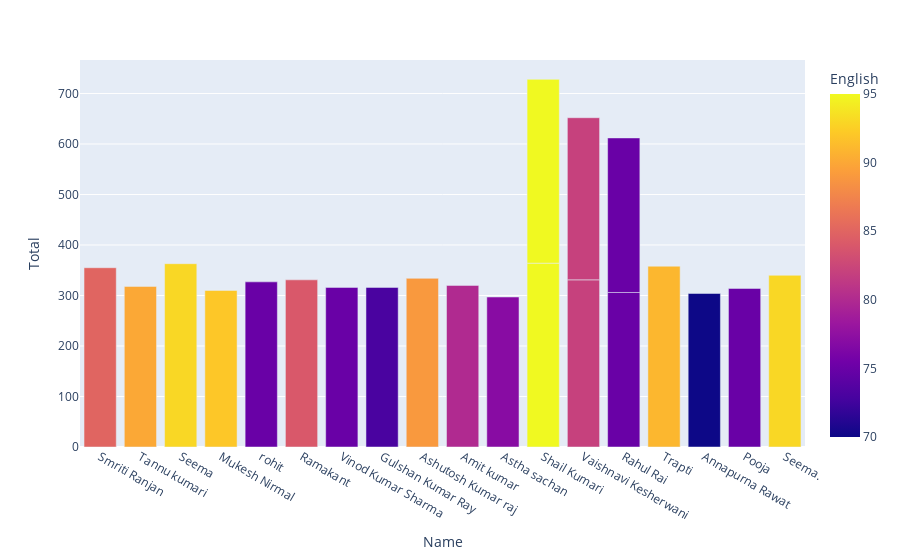

The cell this chart's notebook holds for it:
### Code cell
px.bar(df ,x='Name', y ='Total', color='English')

### Figure 1 — Plotly figure (JSON) as saved in the notebook; plotly's stock layout.template omitted (floating-point values rounded to 4 significant figures)
{"data": [{"alignmentgroup": "True", "hovertemplate": "Name=%{x}<br>Total=%{y}<br>English=%{marker.color}<extra></extra>", "legendgroup": "", "marker": {"color": [85, 90, 93, 92, 75, 84, 75, 73, 89, 80, 77, 95, 82, 75, 91, 70, 75, 93, 95, 82, 75], "coloraxis": "coloraxis", "pattern": {"shape": ""}}, "name": "", "offsetgroup": "", "orientation": "v", "showlegend": false, "textposition": "auto", "type": "bar", "x": ["Smriti Ranjan", "Tannu kumari ", "Seema", "Mukesh Nirmal", "rohit", "Ramakant", "Vinod Kumar Sharma ", "Gulshan Kumar Ray ", "Ashutosh Kumar raj ", "Amit kumar", "Astha sachan", "Shail Kumari", "Vaishnavi Kesherwani", "Rahul Rai", "Trapti", "Annapurna Rawat", "Pooja", "Seema.", "Shail Kumari", "Vaishnavi Kesherwani", "Rahul Rai"], "xaxis": "x", "y": [355, 318, 363, 310, 327, 331, 316, 316, 334, 320, 297, 364, 331, 306, 358, 304, 314, 340, 364, 321, 306], "yaxis": "y"}], "layout": {"barmode": "relative", "coloraxis": {"colorbar": {"title": {"text": "English"}}, "colorscale": [[0, "#0d0887"], [0.1111, "#46039f"], [0.2222, "#7201a8"], [0.3333, "#9c179e"], [0.4444, "#bd3786"], [0.5556, "#d8576b"], [0.6667, "#ed7953"], [0.7778, "#fb9f3a"], [0.8889, "#fdca26"], [1, "#f0f921"]]}, "legend": {"tracegroupgap": 0}, "margin": {"t": 60}, "xaxis": {"anchor": "y", "domain": [0, 1], "title": {"text": "Name"}}, "yaxis": {"anchor": "x", "domain": [0, 1], "title": {"text": "Total"}}}}
